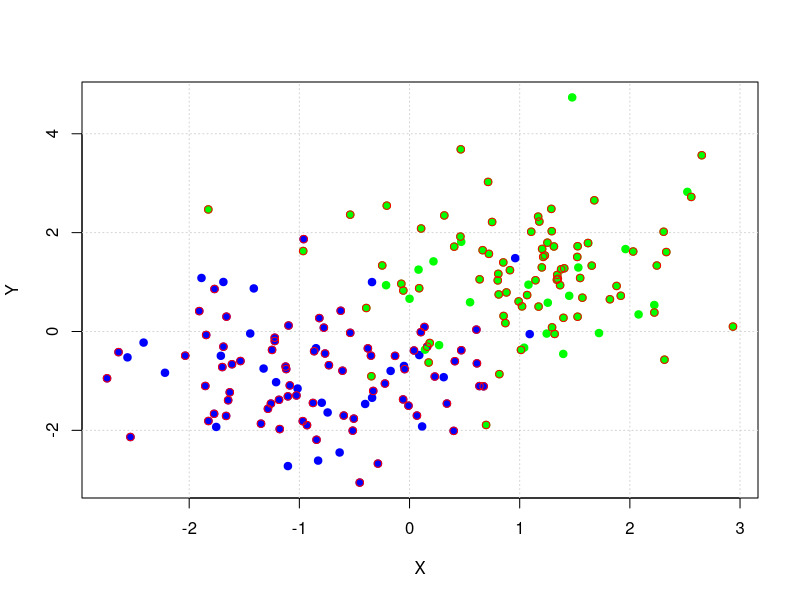

The R source for this figure:


SimulatePoints<- function(N1=100,N2=100,center1=c(-1,-1),center2=c(1,1),
                          sd1=c(1,1),sd2=c(1,1),Train=0.75){
    aux<- round(Train*(N1+N2))
    Points<- data.frame(X=c(rnorm(N1,center1[1],sd1[1]),rnorm(N2,center2[1],sd2[1])),
                        Y=c(rnorm(N1,center1[2],sd1[2]),rnorm(N2,center2[2],sd2[2])),
                        Class=c(rep(-1,N1),rep(1,N2)))
    Points<- Points[sample(1:(N1+N2),(N1+N2)),]
    Points$Set<- c(rep("Train",aux),rep("Test",(N1+N2)-aux))
    return(Points)
}

GaussianKernel<- function(points){
    points<- exp(-(norm(points$X,points$Y)^2)/(2*sd()))
}

SVM<- function(points,Lambda=0.1){
    # Queremos minimizar la norma de W sujeto a Class(W*X - b) >= 1 
    W<- rnorm(2);b<- rnorm(1)
    
}



#--------------- Graphics -----------------

points<- SimulatePoints()
plot(points[,-c(3,4)],col = "white", xlab = "X", ylab = "Y")
grid()
points(points$X[points$Class==-1],points$Y[points$Class==-1], pch = 19, col = "blue")
points(points$X[points$Class==1],points$Y[points$Class==1], pch = 19, col = "green")
points(points$X[points$Set=="Train"],points$Y[points$Set=="Train"], col = "red")

